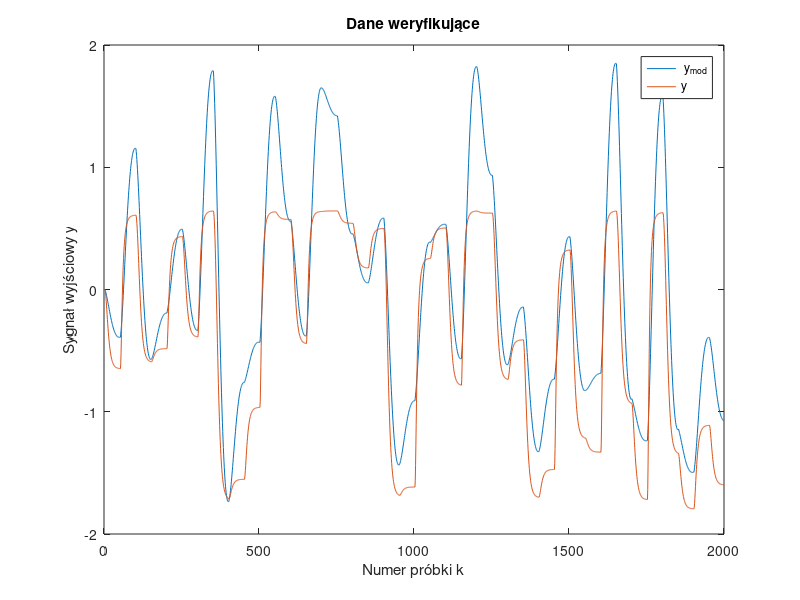
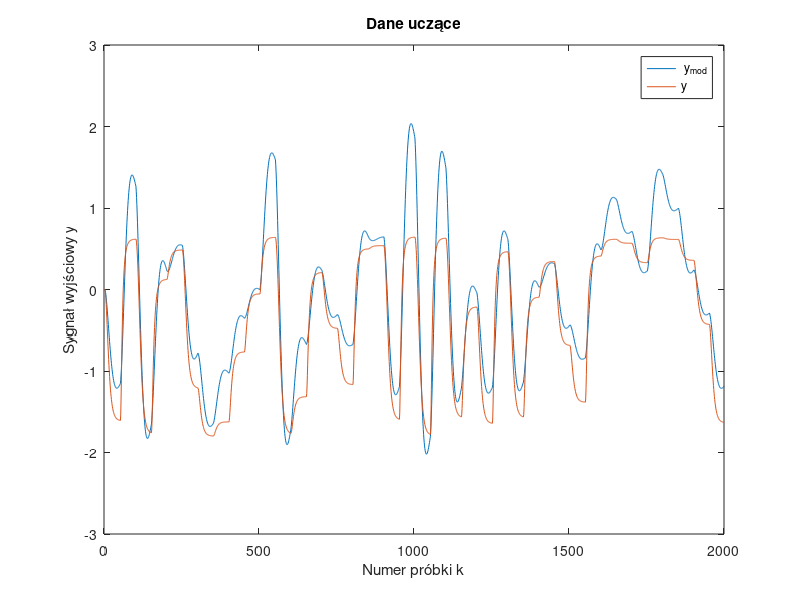

MATLAB code to generate these figures, in order:
clear
dane_wer = load('wyniki/zad1/zad1_dane_weryfikujace_sieci.txt');
dane_ucz = load('wyniki/zad1/zad1_dane_uczace_sieci.txt');
u_wer = dane_wer(:,1);
y_wer = dane_wer(:,2);
u_ucz = dane_ucz(:,1);
y_ucz = dane_ucz(:,2);

kp = 5;
P = length(u_ucz);

y_mod_ucz = zeros(P,1);
y_mod_ucz(1:kp-1) = y_ucz(1:kp-1);
y_mod_wer = zeros(P,1);
y_mod_wer(1:kp-1) = y_wer(1:kp-1);
E_ucz = 0;
E_wer = 0;

Y_ucz = y_ucz(kp:end);
Y_wer = y_wer(kp:end);

M_ucz = [u_ucz(2:P-3) u_ucz(1:P-4) y_ucz(4:P-1) y_ucz(3:P-2)];
M_wer = [u_wer(2:P-3) u_wer(1:P-4) y_wer(4:P-1) y_wer(3:P-2)];

w_ucz = M_ucz\Y_ucz;
w_wer = M_wer\Y_wer;

for k=kp:P
    y_mod_ucz(k)= w_ucz(1)*u_ucz(k-3) + w_ucz(2)*u_ucz(k-4) + w_ucz(3)*y_mod_ucz(k-1) + w_ucz(4)*y_mod_ucz(k-2);
    E_ucz = E_ucz + (y_mod_ucz(k)-y_ucz(k))^2; 
    y_mod_wer(k)= w_wer(1)*u_wer(k-3) + w_wer(2)*u_wer(k-4) + w_wer(3)*y_mod_wer(k-1) + w_wer(4)*y_mod_wer(k-2);
    E_wer = E_wer + (y_mod_wer(k)-y_wer(k))^2;
end

figure
plot(y_mod_wer);
hold on;
plot(y_wer);
xlabel('Numer próbki k');
ylabel('Sygnał wyjściowy y');
legend(' y_{mod}','y',Location='southeast');
title('Dane weryfikujące')
print('wyniki/zad2/zad28_kwad_wer.pdf','-dpng','-r400')

figure
plot(y_mod_ucz);
hold on;
plot(y_ucz);
xlabel('Numer próbki k');
ylabel('Sygnał wyjściowy y');
legend(' y_{mod}','y',Location='southeast');
title('Dane uczące')
print('wyniki/zad2/zad28_kwad_ucz.pdf','-dpng','-r400')